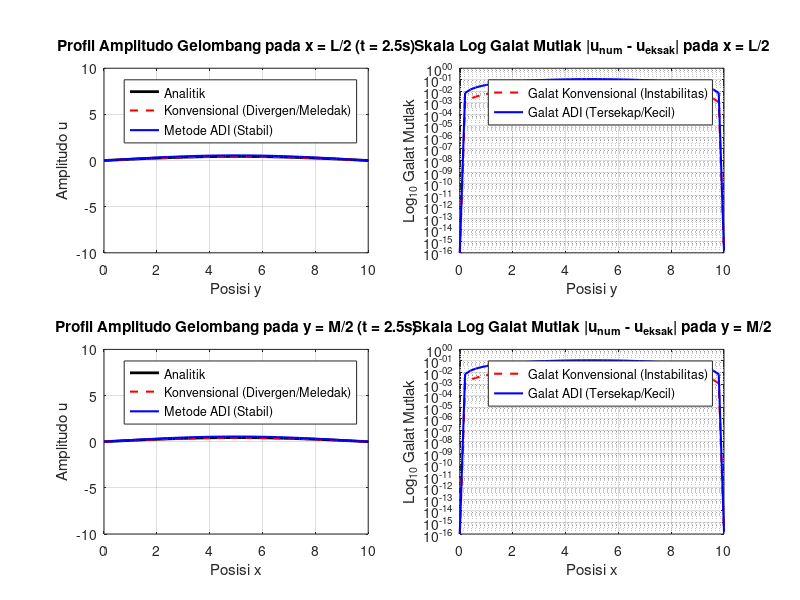

The MATLAB script that drew this image:
% =========================================================================
% ANALISIS STABILITAS & GALAT MODUL 2D WAVE PROPAGATION (CFL > Batas Kritis)
% Membuktikan: Konvensional Divergen vs ADI Stabil Tanpa Syarat
% Irisan: x = L/2 (Vertikal) dan y = M/2 (Horizontal)
% =========================================================================

clear; clc; close all;

% --- 1. Parameter Fisik dan Grid Domain ---
L = 10;            % Panjang domain x
M = 10;            % Panjang domain y
c = 1.0;           % Kecepatan gelombang
m_mode = 1;        % Moda gelombang x
n_mode = 1;        % Moda gelombang y

Nx = 51;           % Jumlah titik grid arah x
Ny = 51;           % Jumlah titik grid arah y
dx = L / (Nx - 1);
dy = M / (Ny - 1);

x = linspace(0, L, Nx);
y = linspace(0, M, Ny);
[X, Y] = meshgrid(x, y);

% Frekuensi alami (omega) solusi analitik
omega = c * pi * sqrt((m_mode/L)^2 + (n_mode/M)^2);

% --- 2. Parameter Waktu (Sengaja dibuat melanggar Syarat CFL) ---
% Batas Kritis CFL untuk Eksplisit 2D adalah c*dt*sqrt(1/dx^2 + 1/dy^2) <= 1  (CFL <= 0.707)
% Kita pilih dt sehingga angka CFL = 0.9 (Melanggar batas stabilitas eksplisit!)
CFL_target = 0.90;
dt = CFL_target * (dx / (c * sqrt(2))); 

t_final = 2.5;              % Waktu akhir simulasi
Nt = round(t_final / dt);   % Jumlah iterasi waktu
rx2 = (c * dt / dx)^2;       % Rasio Courant kuadrat (x)
ry2 = (c * dt / dy)^2;       % Rasio Courant kuadrat (y)

fprintf('Nilai Angka Courant (CFL) : %.3f (Batas Kritis Eksplisit = 0.707)\n', c*dt*sqrt(1/dx^2 + 1/dy^2));
fprintf('Status: Metode Konvensional AKAN DIVERGEN, Metode ADI TETAP STABIL.\n\n');

% --- 3. Inisialisasi Matriks Solusi ---
u_exact = @(x_m, y_m, t) sin(m_mode*pi*x_m/L) .* sin(n_mode*pi*y_m/M) .* cos(omega*t);

% Beda Hingga Konvensional (Eksplisit)
u_exp_nm1 = u_exact(X, Y, 0);
u_exp_n   = u_exact(X, Y, dt);
u_exp_np1 = zeros(Ny, Nx);

% Metode ADI (3-Tingkat Waktu Fairweather-Mitchell)
u_adi_nm1 = u_exact(X, Y, 0);
u_adi_n   = u_exact(X, Y, dt);
u_adi_np1 = zeros(Ny, Nx);

% --- 4. Iterasi Waktu (Time Stepping) ---
for n = 2:Nt
    t_curr = n * dt;
    
    % A. BEDA HINGGA KONVENSIONAL (EKSPLISIT 2D)
    for i = 2:Ny-1
        for j = 2:Nx-1
            d2x = u_exp_n(i, j+1) - 2*u_exp_n(i, j) + u_exp_n(i, j-1);
            d2y = u_exp_n(i+1, j) - 2*u_exp_n(i, j) + u_exp_n(i-1, j);
            u_exp_np1(i, j) = 2*u_exp_n(i, j) - u_exp_nm1(i, j) + rx2*d2x + ry2*d2y;
        end
    end
    u_exp_np1(1,:) = 0; u_exp_np1(end,:) = 0;
    u_exp_np1(:,1) = 0; u_exp_np1(:,end) = 0;
    
    % Update Konvensional
    u_exp_nm1 = u_exp_n;
    u_exp_n   = u_exp_np1;
    
    % B. METODE ADI (UNCONDITIONALLY STABLE)
    % Tahap 1: Implisit Arah-x
    u_star = zeros(Ny, Nx);
    A_x = diag((1 + rx2)*ones(Nx-2,1)) + diag(-0.5*rx2*ones(Nx-3,1), 1) + diag(-0.5*rx2*ones(Nx-3,1), -1);
    
    for i = 2:Ny-1
        d2y_n = u_adi_n(i+1, 2:Nx-1) - 2*u_adi_n(i, 2:Nx-1) + u_adi_n(i-1, 2:Nx-1);
        rhs1 = 2*u_adi_n(i, 2:Nx-1) - u_adi_nm1(i, 2:Nx-1) + ry2*d2y_n;
        u_star(i, 2:Nx-1) = (A_x \ rhs1')';
    end
    
    % Tahap 2: Implisit Arah-y
    A_y = diag((1 + ry2)*ones(Ny-2,1)) + diag(-0.5*ry2*ones(Ny-3,1), 1) + diag(-0.5*ry2*ones(Ny-3,1), -1);
    
    for j = 2:Nx-1
        d2y_nm1 = u_adi_nm1(3:Ny, j) - 2*u_adi_nm1(2:Ny-1, j) + u_adi_nm1(1:Ny-2, j);
        rhs2 = u_star(2:Ny-1, j) - 0.5*ry2*d2y_nm1;
        u_adi_np1(2:Ny-1, j) = A_y \ rhs2;
    end
    
    u_adi_np1(1,:) = 0; u_adi_np1(end,:) = 0;
    u_adi_np1(:,1) = 0; u_adi_np1(:,end) = 0;
    
    % Update ADI
    u_adi_nm1 = u_adi_n;
    u_adi_n   = u_adi_np1;
end

% --- 5. Evaluasi Solusi Analitik & Galat ---
u_exact_final = u_exact(X, Y, t_final);

err_exp = abs(u_exp_n - u_exact_final);
err_adi = abs(u_adi_n - u_exact_final);

% Indeks Titik Tengah
mid_x = (Nx + 1) / 2; % Titik x = L/2
mid_y = (Ny + 1) / 2; % Titik y = M/2

% --- 6. Plotting Irisan dan Galat ---
figure('Position', [80, 50, 1150, 750], 'Color', 'w');

% Plot 1: Irisan Vertikal x = L/2 (Profil Amplitudo)
subplot(2, 2, 1);
plot(y, u_exact_final(:, mid_x), 'k-', 'LineWidth', 2, 'DisplayName', 'Analitik'); hold on;
plot(y, u_exp_n(:, mid_x), 'r--', 'LineWidth', 1.5, 'DisplayName', 'Konvensional (Divergen/Meledak)');
plot(y, u_adi_n(:, mid_x), 'b-', 'LineWidth', 1.5, 'DisplayName', 'Metode ADI (Stabil)');
title(['Profil Amplitudo Gelombang pada x = L/2 (t = ', num2str(t_final), 's)'], 'FontWeight', 'bold');
xlabel('Posisi y'); ylabel('Amplitudo u');
ylim([-10, 10]); % Dibatasi karena nilai konvensional melambung tinggi
grid on; legend('Location', 'northeast');

% Plot 2: Galat Mutlak Irisan Vertikal x = L/2 (Skala Logaritmik)
subplot(2, 2, 2);
semilogy(y, err_exp(:, mid_x) + 1e-16, 'r--', 'LineWidth', 1.5, 'DisplayName', 'Galat Konvensional (Instabilitas)'); hold on;
semilogy(y, err_adi(:, mid_x) + 1e-16, 'b-', 'LineWidth', 1.5, 'DisplayName', 'Galat ADI (Tersekap/Kecil)');
title('Skala Log Galat Mutlak |u_{num} - u_{eksak}| pada x = L/2', 'FontWeight', 'bold');
xlabel('Posisi y'); ylabel('Log_{10} Galat Mutlak');
grid on; legend('Location', 'northeast');

% Plot 3: Irisan Horizontal y = M/2 (Profil Amplitudo)
subplot(2, 2, 3);
plot(x, u_exact_final(mid_y, :), 'k-', 'LineWidth', 2, 'DisplayName', 'Analitik'); hold on;
plot(x, u_exp_n(mid_y, :), 'r--', 'LineWidth', 1.5, 'DisplayName', 'Konvensional (Divergen/Meledak)');
plot(x, u_adi_n(mid_y, :), 'b-', 'LineWidth', 1.5, 'DisplayName', 'Metode ADI (Stabil)');
title(['Profil Amplitudo Gelombang pada y = M/2 (t = ', num2str(t_final), 's)'], 'FontWeight', 'bold');
xlabel('Posisi x'); ylabel('Amplitudo u');
ylim([-10, 10]);
grid on; legend('Location', 'northeast');

% Plot 4: Galat Mutlak Irisan Horizontal y = M/2 (Skala Logaritmik)
subplot(2, 2, 4);
semilogy(x, err_exp(mid_y, :) + 1e-16, 'r--', 'LineWidth', 1.5, 'DisplayName', 'Galat Konvensional (Instabilitas)'); hold on;
semilogy(x, err_adi(mid_y, :) + 1e-16, 'b-', 'LineWidth', 1.5, 'DisplayName', 'Galat ADI (Tersekap/Kecil)');
title('Skala Log Galat Mutlak |u_{num} - u_{eksak}| pada y = M/2', 'FontWeight', 'bold');
xlabel('Posisi x'); ylabel('Log_{10} Galat Mutlak');
grid on; legend('Location', 'northeast');

% --- 7. Output Ringkasan Statistik Galat di Command Window ---
fprintf('=========================================================\n');
fprintf(' RINGKASAN GALAT NUMERIK (CFL = %.3f)\n', CFL_target*sqrt(2));
fprintf('=========================================================\n');
fprintf('Irisan x = L/2 (Garis Tengah Vertikal):\n');
fprintf('  - Max Galat Konvensional : %.6e (Instabil/Divergen)\n', max(err_exp(:, mid_x)));
fprintf('  - Max Galat ADI          : %.6e (Tetap Terkontrol)\n', max(err_adi(:, mid_x)));
fprintf('---------------------------------------------------------\n');
fprintf('Irisan y = M/2 (Garis Tengah Horizontal):\n');
fprintf('  - Max Galat Konvensional : %.6e (Instabil/Divergen)\n', max(err_exp(mid_y, :)));
fprintf('  - Max Galat ADI          : %.6e (Tetap Terkontrol)\n', max(err_adi(mid_y, :)));
fprintf('=========================================================\n');
